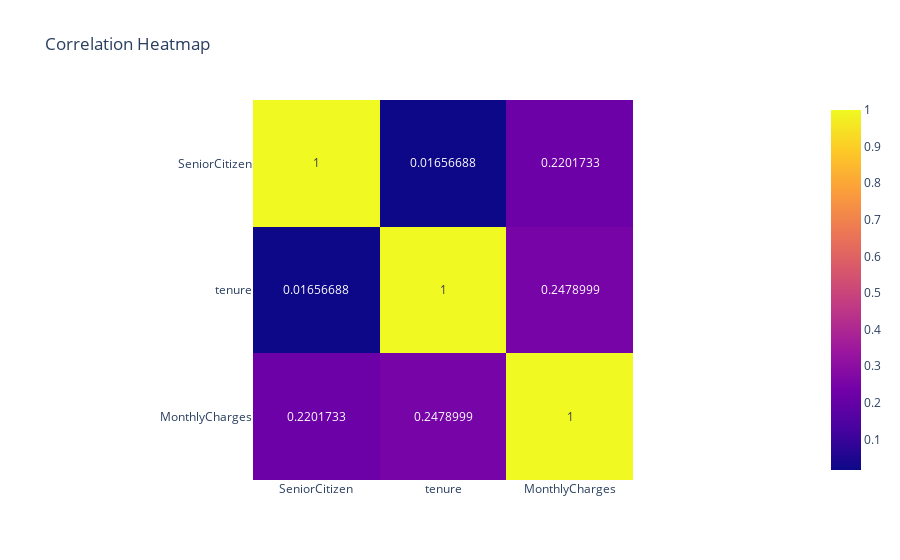

The notebook cell saved with this chart:
### Code cell
fig = px.imshow(corr, text_auto=True, title='Correlation Heatmap')
fig.show()

### Figure 1 — Plotly figure (JSON) as saved in the notebook; plotly's stock layout.template omitted (floating-point values rounded to 4 significant figures)
{"data": [{"coloraxis": "coloraxis", "hovertemplate": "x: %{x}<br>y: %{y}<br>color: %{z}<extra></extra>", "name": "0", "texttemplate": "%{z}", "type": "heatmap", "x": ["SeniorCitizen", "tenure", "MonthlyCharges"], "xaxis": "x", "y": ["SeniorCitizen", "tenure", "MonthlyCharges"], "yaxis": "y", "z": [[1, 0.01657, 0.2202], [0.01657, 1, 0.2479], [0.2202, 0.2479, 1]]}], "layout": {"coloraxis": {"colorscale": [[0, "#0d0887"], [0.1111, "#46039f"], [0.2222, "#7201a8"], [0.3333, "#9c179e"], [0.4444, "#bd3786"], [0.5556, "#d8576b"], [0.6667, "#ed7953"], [0.7778, "#fb9f3a"], [0.8889, "#fdca26"], [1, "#f0f921"]]}, "title": {"text": "Correlation Heatmap"}, "xaxis": {"anchor": "y", "constrain": "domain", "domain": [0, 1], "scaleanchor": "y"}, "yaxis": {"anchor": "x", "autorange": "reversed", "constrain": "domain", "domain": [0, 1]}}}
